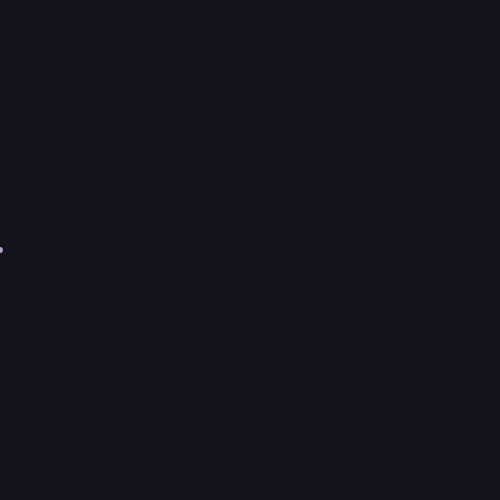
Frame 1 (no input)
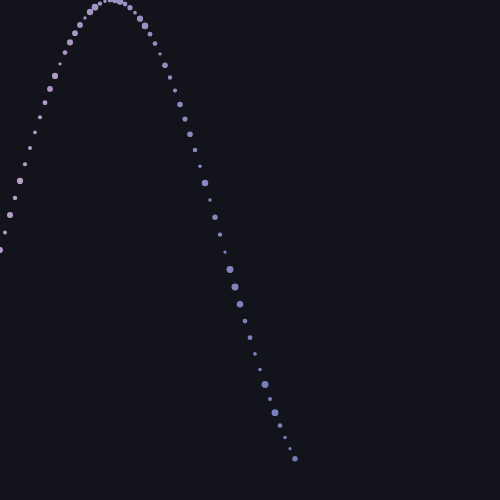
Frame 60 (no input)
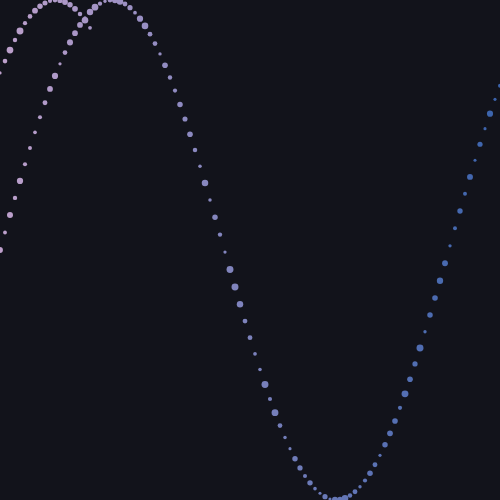
Frame 120 (the mouse pressed at the canvas centre since frame 60)

The p5.js sketch that drew these frames (run headless with seeded random() and noise() and a simulated clock; from frame 60 on, the mouse is pressed at the canvas centre):

// p5.js sketch
// ── sketch.js
function preload(){

}

var x = 0, y = 0, z=0, c=0, v=0, b=0;
function setup() {
  // put setup code here
  createCanvas  (500,500);
  background('#12131B');
}

function draw() {


//diamo un colore alla cosa
  strokeWeight(random(3,7));
  noFill();
  z= '#BFA1CC';
  c= '#3C64AD';
  b++;
  v=(lerpColor(color(z), color(c), b/100));
  stroke(v);
  if(b>100){
b=0;
}

//disegno della curva
  var sen = map(sin(x), -1, 1, height, 0);
  point(y, sen);
  x += 0.07;
  y += 5;



  //qua si fanno i punti
  if (y > width) {
    y = 0;
  }
  //si ferma la texture
  if (frameCount>808){
  noLoop();
}



}
